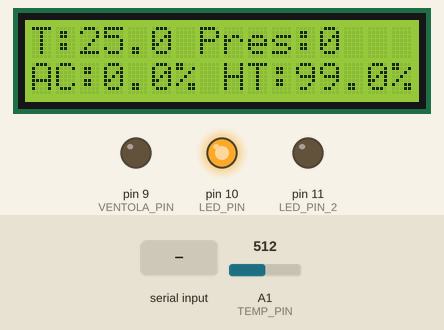
This sketch was run on a simulated Arduino Uno, built with avr-gcc and run on an emulated ATmega328P. Parts: 16×2 character LCD, output pins drawn as LEDs (lit = HIGH). Inputs (shaded band) come from the test bench; at power-on: A1 (TEMP_PIN) = 512. What the sketch prints to the serial monitor is not drawn.

Above: at 1.2 s.
1.3 s: A1 (TEMP_PIN) set to 716
At 10.6 s:
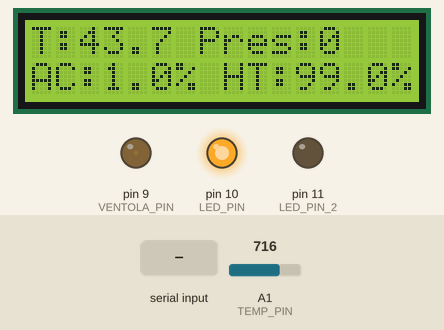
15.3 s: "L;" received over Serial
At 27.7 s:
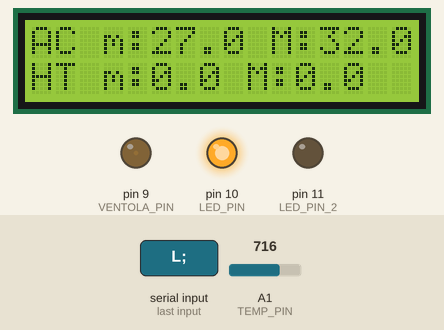
28.8 s: "V;" received over Serial
At 40.5 s:
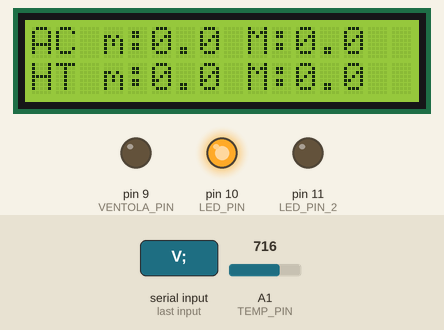
40.8 s: A1 (TEMP_PIN) set to 900
At 44.7 s:
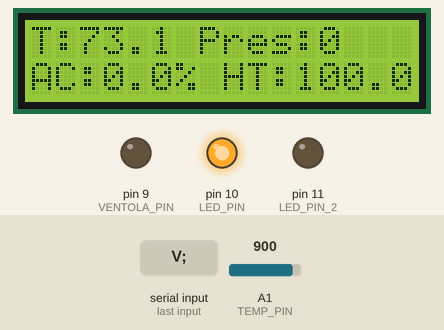
50.9 s: A1 (TEMP_PIN) set to 1023
At 55.0 s:
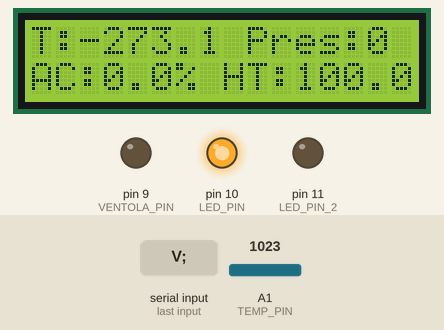
Timing chart, 0 to 56.5 s (numbered marks = the images above; inputs shaded):
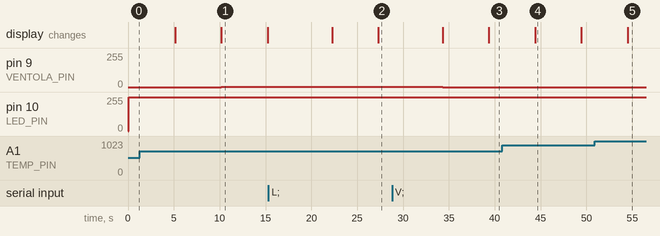

Measured:
- after the input at 1.3 s, pin 9 (VENTOLA_PIN): 0/255 → 2/255 after 8.9 s; the display: first differs from a run without the input after 8.9 s (image 1)
- after the input at 15.3 s, pin 10 (LED_PIN): 252/255 → 255/255 after 6.9 s; the display: first changes after 7.0 s (image 2 shows a later state)
- after the input at 28.8 s, pin 9 (VENTOLA_PIN): 2/255 → 0/255 after 5.5 s; the display: first changes after 5.5 s (image 3 shows a later state)
- after the input at 40.8 s, the display: changes after 3.6 s (image 4)
- after the input at 50.9 s, the display: changes after 3.6 s (image 5)
- what the display in image 1 shows lasts 5.0 s, from 10.2 s to 15.2 s

The sketch:

hw_2.ino
```cpp
#include <math.h>
#include <LiquidCrystal_PCF8574.h>

/* --------------------------------------- */
/*          Definizione Costanti           */
/* --------------------------------------- */

#define MIN 6e04
#define MSEC 1e03
#define K 273.15

// Costanti sensore temperatura
#define B 4275
#define R0 100000
#define VCC 1023
#define T0 298.15

// Valori in presenza di persone nella stanza
#define TEMP_VENTOLA_MIN_P  25.0
#define TEMP_VENTOLA_MAX_P 30.0
#define TEMP_LED_MIN_P  15.0
#define TEMP_LED_MAX_P 20.0

// Valori in assenza di persone nella stanza
#define TEMP_VENTOLA_MIN_A  27.0
#define TEMP_VENTOLA_MAX_A  32.0
#define TEMP_LED_MIN_A  17.0
#define TEMP_LED_MAX_A  22.0

/*
    TIME_PEOPLE:
    Tempo in min dopo il quale non vi
    sono persone nella stanza
*/
#define TIME_PEOPLE_PIR 10
#define TIME_PEOPLE_NOISE 15
/*
    PERIOD:
    Tempo in sec di attesa tra un loop ed un altro
*/
#define PERIOD 10
/*
    N_NOISE:
    Numero di rumori entro RANGE_TIME_NOISE
    per ottenere la conferma di persone nella stanza
    mediante sensore di rumore
*/
#define N_NOISE 10
#define RANGE_TIME_NOISE 5

/* --------------------------------------- */
/*  Definizione PIN dei vari componenti    */
/* --------------------------------------- */

#define TEMP_PIN A1
#define LED_PIN_2 11
#define LED_PIN 10
#define VENTOLA_PIN 9
#define PIR_PIN 7
#define NOISE_PIN 4

/* --------------------------------------- */
/*         Definizione MACRO utili         */
/* --------------------------------------- */

/*
    STEP:
    valore intervallo per mappare i valori da
    0 a 255
*/
#define STEP(min, max)  (max-min)/10
#define MAP(val, start_range, step)   step*(val-start_range)

// Sensore di temperatura
#define R(vsig) ((VCC/vsig) - 1)*R0
#define T(r) 1/((log(r/R0)/B) + (1/T0))

/* --------------------------------------- */
/*        Variabili Globali                */
/* --------------------------------------- */

LiquidCrystal_PCF8574 lcd(0x27);

int led_state_2 = LOW;
double led_state = 0.0;
double ventola_state = 0.0;

float temp_ventola_min = TEMP_VENTOLA_MIN_A;
float temp_ventola_max = TEMP_VENTOLA_MAX_A;

float temp_led_min = TEMP_LED_MIN_A;
float temp_led_max = TEMP_LED_MAX_A;

int cont_people_pir = 0;
unsigned long time_cont_people_pir = 0;

int cont_people_noise = 0;
unsigned long time_cont_people_noise[N_NOISE] = {0};
/*
    Valori per sapere la posizione degli ultimi valori
    nel vettore di tempi time_cont_people_noise
*/
int last_noise = 0;
int index_noise = 0;

int valori_mod = 0;

int cont_bat = 0;
unsigned long cont_bat_time = 0;

/* --------------------------------------- */
/*    **          Prototipi       **       */
/* --------------------------------------- */

void regola_ventola(double current_temp);
void regola_led(double current_temp);
double misura_temperatura();
void people_in_room_pir();
void controllo_people_in_room_pir();
void people_in_room_noise();
void controllo_people_in_room_noise();
void remove_old_val();
void regola_valori();
void stampa_on_lcd(String first_line, String second_line);
void cambia_val_temp();
void accendi_battiti();

/* --------------------------------------- */
/*                 Funzioni                */
/* --------------------------------------- */

void setup()
{
    // Set serial
    Serial.begin(9600);
    while(!Serial);
    Serial.println("LAB 3\nSmart home controller\nManco Davide\nCorvaglia Alessio\nManco Marco");

    // Set dei pin
    pinMode(TEMP_PIN, INPUT);
    pinMode(PIR_PIN, INPUT);
    pinMode(NOISE_PIN, INPUT);
    pinMode(VENTOLA_PIN, OUTPUT);
    pinMode(LED_PIN_2, OUTPUT);
    pinMode(LED_PIN, OUTPUT);

     // LCD
    lcd.begin(16, 2);
    lcd.setBacklight(255);
    lcd.home();
    lcd.clear();
    //lcd.print("Temperatura:");

    // VENTOLA
    analogWrite(VENTOLA_PIN, ventola_state);
    Serial.println("Ventola Attivata");

    // LED
    analogWrite(LED_PIN, led_state);
    Serial.println("LED Attivata");

    // PIR
    attachInterrupt(digitalPinToInterrupt(PIR_PIN), people_in_room_pir, CHANGE);

     // NOISE
    attachInterrupt(digitalPinToInterrupt(NOISE_PIN), accendi_battiti, LOW);
}

void loop()
{

    cambia_val_temp();
    /*
    if(digitalRead(NOISE_PIN)==LOW)
    {
        //people_in_room_noise();
        accendi_battiti();
    }
    */
    controllo_people_in_room_pir();
    //controllo_people_in_room_noise();

    double current_temp = misura_temperatura();
    regola_ventola(current_temp);
    regola_led(current_temp);
    regola_valori();
    String pres = (cont_people_noise || cont_people_pir)?"1":"0";
    String f_s = "T:"+String(current_temp, 1)+" Pres:"+pres;
    float ac = (ventola_state*100)/255;
    float ht = (led_state*100)/255;
    String s_s = "AC:"+String(ac, 1)+"% HT:"+String(ht, 1)+"%";
    stampa_on_lcd(f_s, s_s);
    delay(PERIOD*MSEC/2);

    f_s = "AC m:"+String(temp_ventola_min, 1)+" M:"+String(temp_ventola_max, 1);
    s_s = "HT m:"+String(temp_led_min, 1)+" M:"+String(temp_led_max, 1);
    stampa_on_lcd(f_s, s_s);
    delay(PERIOD*MSEC/2);
}

double misura_temperatura()
{
    double val_temp =(double) analogRead(TEMP_PIN);
    double r = R(val_temp);
    double t = T(r) - K;
    return t;
}

void regola_ventola(double current_temp)
{
    if(current_temp > temp_ventola_max)
        current_temp = temp_ventola_max;
    if(current_temp < temp_ventola_min)
        current_temp = temp_ventola_min;

    ventola_state = (float) MAP(current_temp, temp_ventola_min, STEP(temp_ventola_min, temp_ventola_max));
    analogWrite(VENTOLA_PIN, ventola_state);
    //Serial.print("Velocita' ventola: ");
    //Serial.println(ventola_state, DEC);
}

void regola_led(double current_temp)
{
    if(current_temp > temp_led_max)
        current_temp = temp_led_max;
    if(current_temp < temp_led_min)
        current_temp = temp_led_min;

    led_state = (float) MAP(current_temp, temp_led_min, STEP(temp_led_min, temp_led_max));
    led_state = 255 - led_state;
    analogWrite(LED_PIN, led_state);
    //Serial.print("Intensita' LED: ");
    //Serial.println(led_state, DEC);
}

void people_in_room_pir()
{
    time_cont_people_pir = millis();
    cont_people_pir = 1;
    //Serial.println("Rilevate persone nella stanza PIR");
}

void controllo_people_in_room_pir()
{
    unsigned long current_time = millis() - time_cont_people_pir;
    if(cont_people_pir != 0 && current_time >= TIME_PEOPLE_PIR*MIN)
    {
        cont_people_pir = 0;
        //if(cont_people_noise == 0) Serial.println("Stanza vuota");
    }
}

void people_in_room_noise()
{
    int n_rumori;

    remove_old_val();

    //Serial.println("Rilevato rumore");

    index_noise = index_noise % N_NOISE;
    time_cont_people_noise[index_noise] = millis();

    index_noise++;

    n_rumori = (last_noise>index_noise)? \
                (N_NOISE-last_noise)+index_noise: \
                index_noise-last_noise;

    if(n_rumori == N_NOISE)
    {
        cont_people_noise = 1;
        //Serial.println("Rilevate persone nella stanza NOISE");
        time_cont_people_noise[0] = time_cont_people_noise[index_noise-1];
        index_noise = 1;
        last_noise = 0;
    }
}

void controllo_people_in_room_noise()
{
    unsigned long current_time = millis() - time_cont_people_noise[index_noise-1];
    if(cont_people_noise != 0 && current_time >= TIME_PEOPLE_NOISE*MIN)
    {
        cont_people_noise = 0;
        //if(cont_people_pir == 0) Serial.println("Stanza vuota");
    }
}

void remove_old_val()
{
    unsigned long current_time = millis();

    while (1)
    {
        if(last_noise != index_noise)
        {
            last_noise = last_noise%N_NOISE;

            if(current_time - time_cont_people_noise[last_noise] >= RANGE_TIME_NOISE*MIN)
            {
                time_cont_people_noise[last_noise] = 0;
                last_noise++;
            }
            else
                break;
        }
        else
            break;
    }
}

void regola_valori()
{
    if(valori_mod) return;

    if(cont_people_noise || cont_people_pir)
    {
        //Serial.println("Valori cambiati in presenza");
        temp_ventola_min = TEMP_VENTOLA_MIN_P;
        temp_ventola_max = TEMP_VENTOLA_MAX_P;

        temp_led_min = TEMP_LED_MIN_P;
        temp_led_max = TEMP_LED_MAX_P;
    }
    else
    {
        //Serial.println("Valori cambiati in assenza");
        temp_ventola_min = TEMP_VENTOLA_MIN_A;
        temp_ventola_max = TEMP_VENTOLA_MAX_A;

        temp_led_min = TEMP_LED_MIN_A;
        temp_led_max = TEMP_LED_MAX_A;
    }

}
void stampa_on_lcd(String first_line, String second_line)
{
    lcd.home();
    lcd.clear();
    lcd.setCursor(0, 0);
    lcd.print(first_line);
    lcd.setCursor(0, 1);
    lcd.print(second_line);
}

void cambia_val_temp()
{
    if(Serial.available() > 0)
    {
        char comando = Serial.readStringUntil(';')[0];
        float min = Serial.readStringUntil(';').toFloat();
        float max = Serial.readStringUntil(';').toFloat();

        if(comando == 'L')
        {
            temp_led_min = min;
            temp_led_max = max;
            Serial.println("\nMin letto");
            Serial.print(temp_led_min, DEC);
            Serial.println("\nMax letto");
            Serial.print(temp_led_max, DEC);
            valori_mod = 1;
        }
        else
        {
            if(comando == 'V')
            {
                temp_ventola_min = min;
                temp_ventola_max = max;
                Serial.println("min letto");
                Serial.print(temp_ventola_min, DEC);
                Serial.println("max letto");
                Serial.print(temp_ventola_max, DEC);
                valori_mod = 1;
            }
            else
            {
                Serial.println("Errore char non valido");
            }

        }
    }
}

void accendi_battiti()
{

    cont_bat++;
    unsigned long time_temp = millis();

    if(cont_bat == 2)
    {
        if((time_temp-cont_bat_time) < 3*MSEC)
        {
            led_state_2 = !led_state_2;
            cont_bat = 0;
            cont_bat_time = 0;
            digitalWrite(LED_PIN_2, led_state_2);
        }
        else
        {
            cont_bat = 1;
            cont_bat_time = time_temp;
        }
    }
    else
    {
        cont_bat_time = time_temp;
    }
}
```
